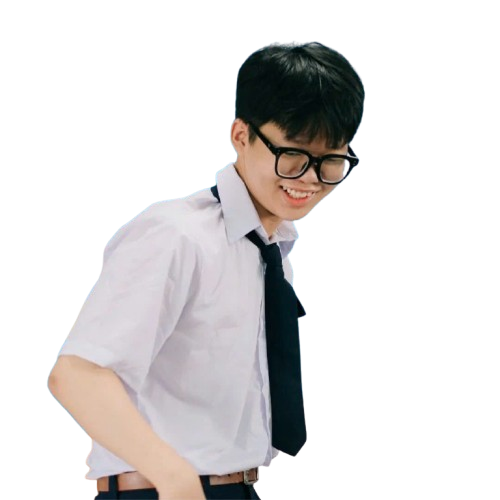
#> input picture assets/portrait.png, 500 x 500 px
$ python trace-portrait.py
#> lines starting #> are read from the running program, lines starting #| are printed output that depends on the picture
"""Generate a luminance-preserving stippled bust portrait as SVG paths."""
from pathlib import Path
from PIL import Image, ImageEnhance, ImageFilter, ImageOps

ROOT=Path(__file__).resolve().parents[1]
# Frame the face and shoulders rather than shrinking the entire body.
photo=Image.open(ROOT/'assets/portrait.png').convert('RGBA')
#> photo is the input picture: PIL image 500x500 RGBA; mean R, G, B, A 50.9, 48.7, 48.5, 82.4
photo=photo.crop((110,28,390,335)).resize((280,307),Image.Resampling.LANCZOS)
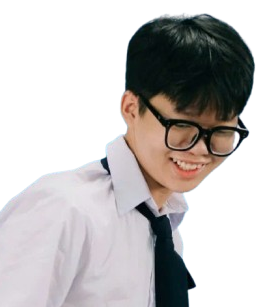
#> photo: PIL image 280x307 RGBA; mean R, G, B, A 70.2, 67.8, 67.5, 127.7; transparent parts drawn white
alpha=photo.getchannel('A')
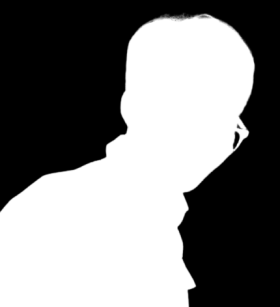
#> alpha: PIL image 280x307 L; min 0, max 255, mean 127.7
# Keep bright skin/shirt bright and glasses/tie/hair dark. The previous version
# reversed this relationship and lost the separation between materials.
gray=ImageOps.grayscale(photo)
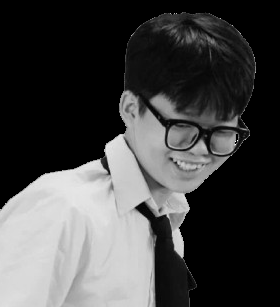
#> gray: PIL image 280x307 L; min 0, max 255, mean 68.5
gray=ImageEnhance.Contrast(gray).enhance(1.12)
gray=gray.filter(ImageFilter.UnsharpMask(radius=1.0,percent=115,threshold=3))
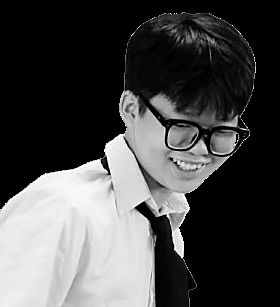
#> gray: PIL image 280x307 L; min 0, max 255, mean 72.9
# A white shirt remains textured rather than becoming a featureless solid slab.
gray=gray.point(lambda v: int(255*(.045+.75*(v/255)**.94)))
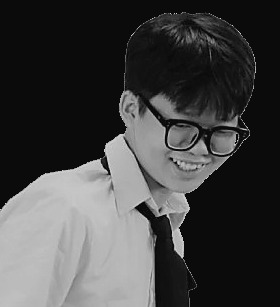
#> gray: PIL image 280x307 L; min 11, max 202, mean 66.6
stipple=gray.convert('1',dither=Image.Dither.FLOYDSTEINBERG)
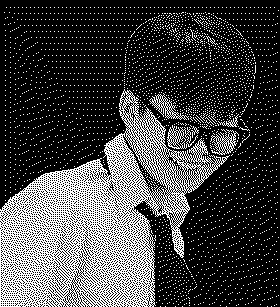
#> stipple: PIL image 280x307 1; 26% white in thin lines or dots
bits=stipple.load()
a=alpha.load()
width,height=photo.size
#> width = 280; height = 307
x0,y0=54,130
def trace_strokes(light_theme=False):
 segments=[]
 for y in range(height):
  x=0
  while x<width:
   ink = not bool(bits[x,y]) if light_theme else bool(bits[x,y])
   if a[x,y]<128 or not ink:
    x+=1
    continue
   begin=x
   while x<width and a[x,y]>=128 and (not bool(bits[x,y]) if light_theme else bool(bits[x,y])):
    x+=1
   segments.append(f'M{x0+begin} {y0+y}h{x-begin-.25:.2f}')
 return segments

for light_theme in (False,True):
 segments=trace_strokes(light_theme)
 # Violet light on a dark screen; complementary dark ink on a light screen.
 path=f'<path d="{"".join(segments)}" stroke="{{violet}}" stroke-opacity=".92" stroke-width=".68"/>'
 name='portrait-trace-light.svg.inc' if light_theme else 'portrait-trace.svg.inc'
 (ROOT/'assets'/name).write_text(path+'\n')
 print(f'Built {name}: {len(segments):,} vector strokes.')
